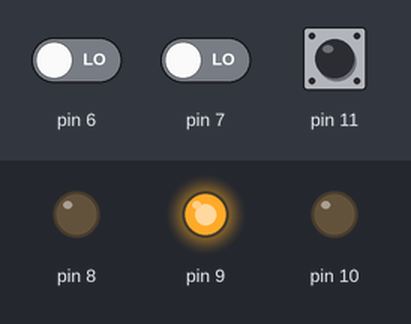
A sketch run on a simulated Arduino Uno, built with avr-gcc and run on an emulated ATmega328P. On the bench: output pins drawn as LEDs (lit = HIGH). The inputs (shaded band) are chosen by the test bench; at power-on: pin 6 LOW, pin 7 LOW, pin 11 HIGH.

Above: at 1.8 s.
1.9 s: pin 6 driven HIGH
At 2.3 s:
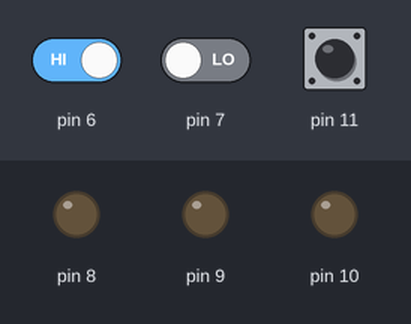
4.9 s: pin 6 driven LOW
At 6.7 s:
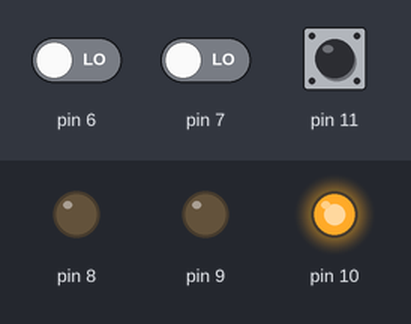
7.9 s: pin 7 driven HIGH
At 11.3 s:
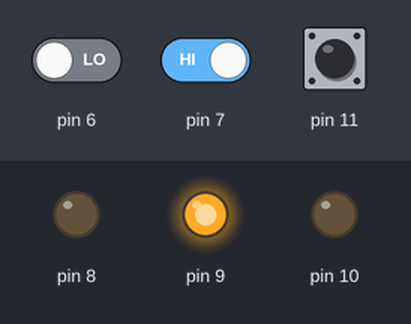
Timing chart, 0 to 12.8 s (numbered marks = the images above; inputs shaded):
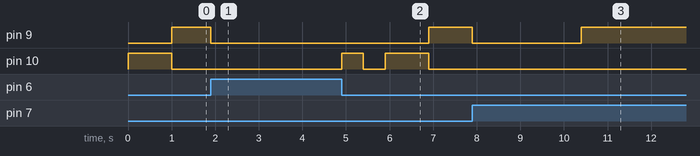

Measured:
- after the input at 1.9 s, pin 9: HIGH → LOW at once
- after the input at 4.9 s, pin 9: LOW → HIGH after 2.0 s; pin 10: LOW → HIGH at once, → LOW 0.50 s later, → HIGH 0.50 s later, → LOW 1.0 s later
- after the input at 7.9 s, pin 10: stays LOW (without the input it goes to HIGH after 2.1 s)

The sketch:

ACD_code.ino
```cpp
extern volatile unsigned long timer0_millis;
void setup(){
    Serial.begin(9600);

    pinMode(6, INPUT);
    pinMode(7, INPUT);
    pinMode(11, INPUT);

    pinMode(8, OUTPUT);
    pinMode(9, OUTPUT);
    pinMode(10, OUTPUT);
}

const int WAITING = 1;
const int LOCKED = 2;
const int UNLOCKED = 3;
int state = LOCKED;

int movement = 0;
long timer = 0;
int digitinput = 0;

String correctPass = "0101";
String current = "";

void loop()
{
    int btn1 = digitalRead(6);
    int btn2 = digitalRead(7);

    int sensor = digitalRead(11);

    if (sensor == LOW)
    movement = 0;

    switch (state)
    {
    case LOCKED:
        digitalWrite(10, HIGH);  //ROD PAA
        if ((sensor == HIGH) && (!movement))
        {
          	movement = 1;
          	delay(1000);
            state = WAITING;
            digitalWrite(10, LOW);  //ROD AV
        }
        break;

    case WAITING:
        digitalWrite(9, HIGH);  //GUL PAA
        timer = millis();
        if (timer > 10000)
        {
            if (digitinput < 2)
            {
                digitalWrite(9, LOW);  //GUL AV
                movement = 0;
                digitinput = 0;

                //reset millis()
                noInterrupts ();
                timer0_millis = 0;
                interrupts ();

                state = LOCKED;
            }

        }
        else if (btn1 == HIGH)
        {
            current += "0";
            digitinput++;

            digitalWrite(9, LOW);  //GUL AV
            delay(500);
            digitalWrite(9, HIGH);  //GUL PAA
        }
        else if (btn2 == HIGH)
        {
            current += "1";
            digitinput++;

            digitalWrite(9, LOW);  //GUL AV
            delay(500);
            digitalWrite(9, HIGH);  //GUL PAA
        }
        else if (current.equals(correctPass))
        {
            state = UNLOCKED;
            current = "";
          	digitinput = 0;
        }

        else if ((digitinput >= 4) && !(current.equals(correctPass))){
            digitalWrite(9, LOW);  //GUIL AV
            digitalWrite(10, HIGH);  //ROD PAA
            delay(500);
            digitalWrite(10, LOW);  //ROD AV
            delay(500);
            current = "";
            digitinput = 0;
            movement = 0;
            state = LOCKED;
        }

        break;

    case UNLOCKED:

        digitalWrite(9, LOW);  //GUL AV
        digitalWrite(8, HIGH);  //GRONN PAA

        delay(7000);

        digitalWrite(8, LOW);  //GRONN AV
      	movement = 0;
        state = LOCKED;
        break;

    default:
        break;
    }//end switch

}//end loop
```
